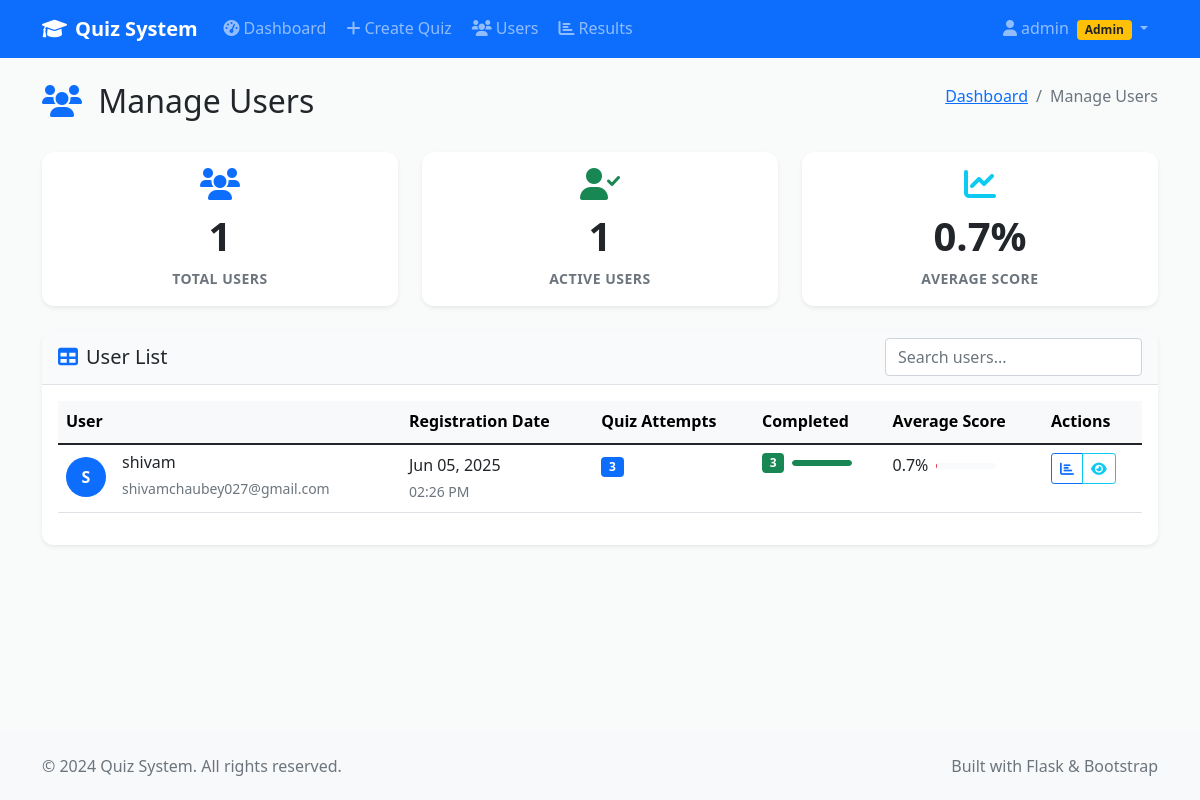
Page /admin/manage_users (signed in) on the earlier database version.
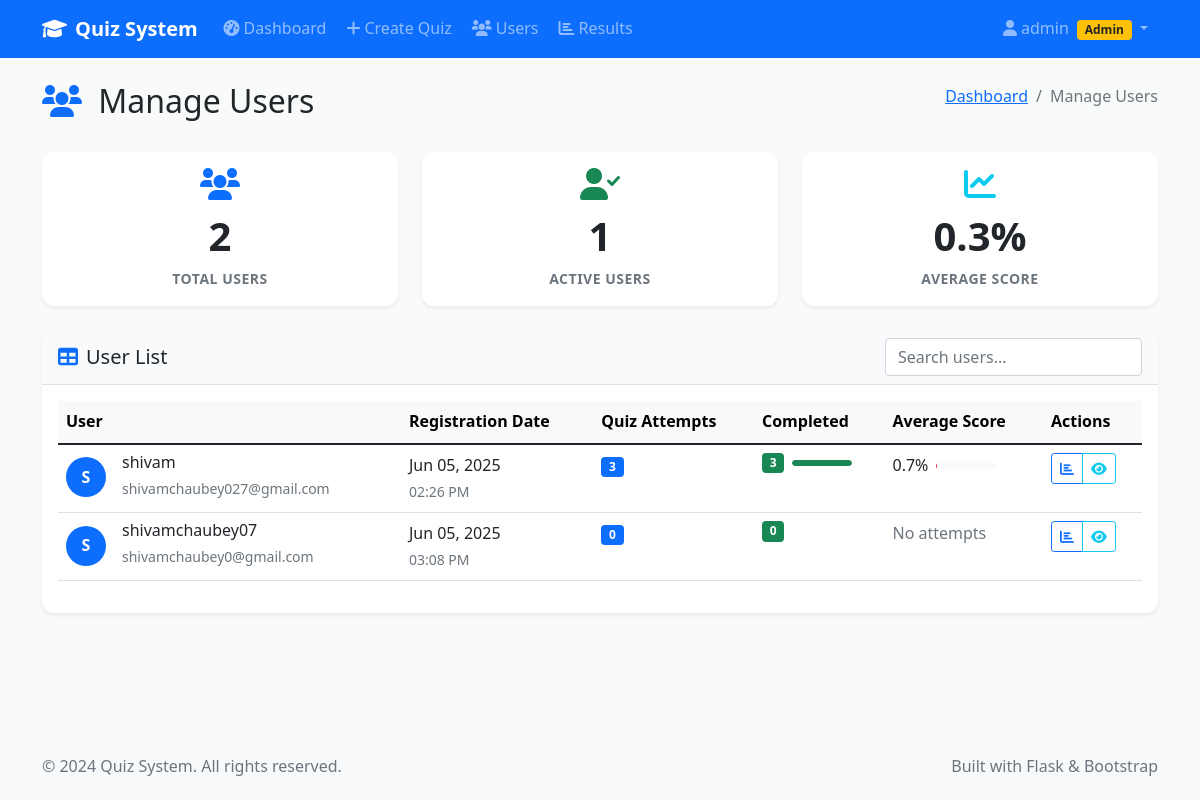
Same page on the later database version.
### models.py (models this page shows)
class User(UserMixin, db.Model):
    id = db.Column(db.Integer, primary_key=True)
    username = db.Column(db.String(64), unique=True, nullable=False)
    email = db.Column(db.String(120), unique=True, nullable=False)
    password_hash = db.Column(db.String(256), nullable=False)
    is_admin = db.Column(db.Boolean, default=False)
    created_at = db.Column(db.DateTime, default=datetime.utcnow)
    created_quizzes = db.relationship('Quiz', backref='creator', lazy=True)
    quiz_attempts = db.relationship('QuizAttempt', backref='user', lazy=True)

### admin.py (the view)
@admin_bp.route('/manage_users')
@login_required
@admin_required
def manage_users():
    users = User.query.filter_by(is_admin=False).all()
    user_stats = []
    for user in users:
        attempts = QuizAttempt.query.filter_by(user_id=user.id).count()
        completed = QuizAttempt.query.filter_by(user_id=user.id, is_completed=True).count()
        avg_score = db.session.query(db.func.avg(QuizAttempt.score)).filter_by(
            user_id=user.id, is_completed=True
        ).scalar() or 0
        user_stats.append({
            'user': user,
            'attempts': attempts,
            'completed': completed,
            'avg_score': round(avg_score, 1)
        })
    return render_template('admin/manage_users.html', user_stats=user_stats)

### app.py (called while the page is built)
@login_manager.user_loader
def load_user(user_id):
    from models import User
    return User.query.get(int(user_id))

@app.context_processor
def inject_now():
    return {'now': datetime.utcnow()}

@app.context_processor
def inject_csrf_token():
    from flask_wtf.csrf import generate_csrf
    return dict(csrf_token=generate_csrf())

### utils.py (called while the page is built)
def admin_required(f):
    @wraps(f)
    def decorated_function(*args, **kwargs):
        if not current_user.is_authenticated or not current_user.is_admin:
            flash('Admin access required.', 'error')
            return redirect(url_for('index'))
        return f(*args, **kwargs)
    return decorated_function

### templates/admin/manage_users.html (shortened to what this page needs)
{% extends "base.html" %}
{% block content %}
<div class="container my-4">
    <div class="row">
        <div class="col-12">
            <div class="d-flex justify-content-between align-items-center mb-4">
                <h2>
                    <i class="fas fa-users text-primary me-2"></i>
                    Manage Users
                </h2>
                <nav aria-label="breadcrumb">
                    <ol class="breadcrumb">
                        <li class="breadcrumb-item">
                            <a href="{{ url_for('admin.dashboard') }}">Dashboard</a>
                        </li>
                        <li class="breadcrumb-item active">Manage Users</li>
                    </ol>
                </nav>
            </div>
        </div>
    </div>
    <div class="row g-4 mb-4">
        <div class="col-md-4">
            <div class="card stat-card border-0 shadow-sm">
                <div class="card-body text-center">
                    <div class="stat-icon mb-2">
                        <i class="fas fa-users fa-2x text-primary"></i>
                    </div>
                    <h3 class="stat-number">{{ user_stats|length }}</h3>
                    <p class="stat-label text-muted mb-0">Total Users</p>
                </div>
            </div>
        </div>
        <div class="col-md-4">
            <div class="card stat-card border-0 shadow-sm">
                <div class="card-body text-center">
                    <div class="stat-icon mb-2">
                        <i class="fas fa-user-check fa-2x text-success"></i>
                    </div>
                    <h3 class="stat-number">{{ user_stats|selectattr('completed', 'gt', 0)|list|length }}</h3>
                    <p class="stat-label text-muted mb-0">Active Users</p>
                </div>
            </div>
        </div>
        <div class="col-md-4">
            <div class="card stat-card border-0 shadow-sm">
                <div class="card-body text-center">
                    <div class="stat-icon mb-2">
                        <i class="fas fa-chart-line fa-2x text-info"></i>
                    </div>
                    <h3 class="stat-number">{{ (user_stats|sum(attribute='avg_score') / user_stats|length if user_stats else 0)|round(1) }}%</h3>
                    <p class="stat-label text-muted mb-0">Average Score</p>
                </div>
            </div>
        </div>
    </div>
    <div class="row">
        <div class="col-12">
            <div class="card border-0 shadow-sm">
                <div class="card-header bg-white">
                    <div class="d-flex justify-content-between align-items-center">
                        <h5 class="mb-0">
                            <i class="fas fa-table text-primary me-2"></i>User List
                        </h5>
                        <div class="search-box">
                            <input type="text" class="form-control" id="user-search" placeholder="Search users...">
                        </div>
                    </div>
                </div>
                <div class="card-body">
                    {% if user_stats %}
                        <div class="table-responsive">
                            <table class="table table-hover" id="users-table">
                                <thead class="table-light">
                                    <tr>
                                        <th>User</th>
                                        <th>Registration Date</th>
                                        <th>Quiz Attempts</th>
                                        <th>Completed</th>
                                        <th>Average Score</th>
                                        <th>Actions</th>
                                    </tr>
                                </thead>
                                <tbody>
                                    {% for stat in user_stats %}
                                        <tr>
                                            <td>
                                                <div class="d-flex align-items-center">
                                                    <div class="avatar-sm bg-primary text-white rounded-circle d-flex align-items-center justify-content-center me-3">
                                                        {{ stat.user.username[0].upper() }}
                                                    </div>
                                                    <div>
                                                        <h6 class="mb-1">{{ stat.user.username }}</h6>
                                                        <small class="text-muted">{{ stat.user.email }}</small>
                                                    </div>
                                                </div>
                                            </td>
                                            <td>
                                                <div>
                                                    <div>{{ stat.user.created_at.strftime('%b %d, %Y') }}</div>
                                                    <small class="text-muted">{{ stat.user.created_at.strftime('%I:%M %p') }}</small>
                                                </div>
                                            </td>
                                            <td>
                                                <span class="badge bg-primary">{{ stat.attempts }}</span>
                                            </td>
                                            <td>
                                                <div class="d-flex align-items-center">
                                                    <span class="badge bg-success me-2">{{ stat.completed }}</span>
                                                    {% if stat.attempts > 0 %}
                                                        <div class="progress" style="width: 60px; height: 6px;">
                                                            <div class="progress-bar bg-success"
                                                                 style="width: {{ (stat.completed / stat.attempts * 100) }}%"></div>
                                                        </div>
                                                    {% endif %}
                                                </div>
                                            </td>
                                            <td>
                                                {% if stat.avg_score > 0 %}
                                                    <div class="d-flex align-items-center">
                                                        <span class="me-2">{{ stat.avg_score }}%</span>
                                                        <div class="progress" style="width: 60px; height: 6px;">
                                                        </div>
                                                    </div>
                                                {% else %}
                                                    <span class="text-muted">No attempts</span>
                                                {% endif %}
                                            </td>
                                            <td>
                                                <div class="btn-group btn-group-sm">
                                                    <a href="{{ url_for('admin.results', user_id=stat.user.id) }}"
                                                       class="btn btn-outline-primary" title="View Results">
                                                        <i class="fas fa-chart-bar"></i>
                                                    </a>
                                                    <button type="button" class="btn btn-outline-info"
                                                            title="User Details" data-bs-toggle="modal"
                                                            data-bs-target="#userModal{{ stat.user.id }}">
                                                        <i class="fas fa-eye"></i>
                                                    </button>
                                                </div>
                                            </td>
                                        </tr>
                                    {% endfor %}
                                </tbody>
                            </table>
                        </div>
                    {% else %}
                        <div class="text-center py-5">
                            <i class="fas fa-users fa-4x text-muted mb-4"></i>
                            <h4 class="text-muted mb-3">No Users Found</h4>
                            <p class="text-muted mb-0">No student users have registered yet.</p>
                        </div>
                    {% endif %}
                </div>
            </div>
        </div>
    </div>
</div>
{% endblock %}

### templates/base.html (shortened to what this page needs)
<!DOCTYPE html>
<html lang="en">
<head>
    <link href="https://cdn.jsdelivr.net/npm/bootstrap@5.1.3/dist/css/bootstrap.min.css" rel="stylesheet">
    <link rel="stylesheet" href="https://cdnjs.cloudflare.com/ajax/libs/font-awesome/6.0.0/css/all.min.css">
    <link rel="stylesheet" href="{{ url_for('static', filename='css/style.css') }}">
</head>
<body>
    <nav class="navbar navbar-expand-lg navbar-dark bg-primary">
        <div class="container">
            <a class="navbar-brand" href="{{ url_for('index') }}">
                <i class="fas fa-graduation-cap me-2"></i>Quiz System
            </a>
            <div class="collapse navbar-collapse" id="navbarNav">
                <ul class="navbar-nav me-auto">
                    {% if current_user.is_authenticated %}
                        {% if current_user.is_admin %}
                            <li class="nav-item">
                                <a class="nav-link" href="{{ url_for('admin.dashboard') }}">
                                    <i class="fas fa-tachometer-alt me-1"></i>Dashboard
                                </a>
                            </li>
                            <li class="nav-item">
                                <a class="nav-link" href="{{ url_for('admin.create_quiz') }}">
                                    <i class="fas fa-plus me-1"></i>Create Quiz
                                </a>
                            </li>
                            <li class="nav-item">
                                <a class="nav-link" href="{{ url_for('admin.manage_users') }}">
                                    <i class="fas fa-users me-1"></i>Users
                                </a>
                            </li>
                            <li class="nav-item">
                                <a class="nav-link" href="{{ url_for('admin.results') }}">
                                    <i class="fas fa-chart-bar me-1"></i>Results
                                </a>
                            </li>
                        {% endif %}
                    {% endif %}
                </ul>
                <ul class="navbar-nav">
                    {% if current_user.is_authenticated %}
                        <li class="nav-item dropdown">
                            <a class="nav-link dropdown-toggle" href="#" id="navbarDropdown" role="button" data-bs-toggle="dropdown">
                                <i class="fas fa-user me-1"></i>{{ current_user.username }}
                                {% if current_user.is_admin %}
                                    <span class="badge bg-warning text-dark ms-1">Admin</span>
                                {% endif %}
                            </a>
                        </li>
                    {% endif %}
                </ul>
            </div>
        </div>
    </nav>
    <main class="main-content">
        {% block content %}{% endblock %}
    </main>
    <footer class="bg-light py-4 mt-5">
        <div class="container">
            <div class="row">
                <div class="col-md-6">
                    <p class="text-muted mb-0">&copy; 2024 Quiz System. All rights reserved.</p>
                </div>
                <div class="col-md-6 text-end">
                    <p class="text-muted mb-0">Built with Flask & Bootstrap</p>
                </div>
            </div>
        </div>
    </footer>
</body>
</html>

### static/css/style.css (style rules this page uses)
:root { --primary-color: 210 100% 56%; --primary-rgb: 0, 123, 255; --secondary-color: 108 117% 125%; --success-color: 142 71% 45%; --info-color: 188 78% 41%; --warning-color: 45 100% 51%; --danger-color: 354 70% 54%; --light-color: 210 17% 98%; --dark-color: 210 11% 15%; --background: 210 11% 98%; --surface: 0 0% 100%; --text-primary: 210 11% 15%; --text-secondary: 210 10% 40%; --border: 210 14% 89%; }
body { font-family: 'Segoe UI', Tahoma, Geneva, Verdana, sans-serif; background-color: hsl(var(--background)); color: hsl(var(--text-primary)); line-height: 1.6; }
.main-content { min-height: calc(100vh - 200px); }
.navbar-brand { font-weight: 600; font-size: 1.25rem; }
.navbar-nav .nav-link { font-weight: 500; padding: 0.5rem 1rem; border-radius: 0.375rem; margin: 0 0.125rem; transition: all 0.2s ease; }
.card { border: 1px solid hsl(var(--border)); border-radius: 0.75rem; transition: all 0.3s ease; }
.card-header { border-bottom: 1px solid hsl(var(--border)); border-radius: 0.75rem 0.75rem 0 0 !important; background-color: hsl(var(--light-color)) !important; }
.stat-card { transition: all 0.3s ease; height: 100%; }
.stat-icon { transition: transform 0.3s ease; }
.stat-number { font-size: 2.5rem; font-weight: 700; margin-bottom: 0.5rem; }
.stat-label { font-size: 0.875rem; font-weight: 600; text-transform: uppercase; letter-spacing: 0.5px; }
.progress { height: 8px; border-radius: 4px; background-color: hsl(var(--light-color)); }
.progress-bar { border-radius: 4px; transition: width 0.3s ease; }
.avatar-sm { width: 2.5rem; height: 2.5rem; font-size: 1rem; font-weight: 600; }
.btn { font-weight: 500; border-radius: 0.5rem; padding: 0.625rem 1.25rem; transition: all 0.2s ease; }

Differences in the rows shown:
added User: user "S", user.username "shivamchaubey07", user.email "shivamchaubey0@gmail.com", user.created_at "Jun 05, 2025", user.created_at "03:08 PM"
Other differences:
{{ user_stats|length }}: "1" → "2"
text no longer shown: "0.7"
text now shown: "0.3"
new list line: "0 0 No attempts"
